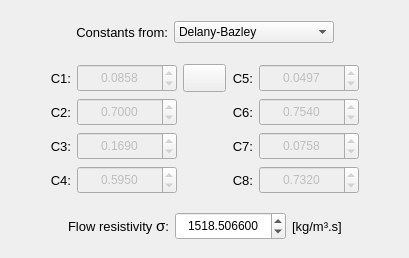
            <widget class="QWidget" name="tab_DBM">
             <attribute name="title">
              <string>DB/DBM models</string>
             </attribute>
             <layout class="QGridLayout" name="gridLayout_5">
              <property name="leftMargin">
               <number>4</number>
              </property>
              <property name="topMargin">
               <number>8</number>
              </property>
              <property name="rightMargin">
               <number>4</number>
              </property>
              <property name="bottomMargin">
               <number>8</number>
              </property>
              <property name="horizontalSpacing">
               <number>4</number>
              </property>
              <property name="verticalSpacing">
               <number>2</number>
              </property>
              <item row="1" column="0">
               <widget class="QFrame" name="frame_4">
                <property name="frameShape">
                 <enum>QFrame::Shape::NoFrame</enum>
                </property>
                <property name="frameShadow">
                 <enum>QFrame::Shadow::Raised</enum>
                </property>
                <layout class="QGridLayout" name="gridLayout_6">
                 <property name="leftMargin">
                  <number>6</number>
                 </property>
                 <property name="topMargin">
                  <number>6</number>
                 </property>
                 <property name="rightMargin">
                  <number>6</number>
                 </property>
                 <property name="bottomMargin">
                  <number>6</number>
                 </property>
                 <property name="spacing">
                  <number>6</number>
                 </property>
                 <item row="2" column="4">
                  <widget class="QLabel" name="label_8">
                   <property name="font">
                    <font>
                     <pointsize>10</pointsize>
                    </font>
                   </property>
                   <property name="text">
                    <string>C7:</string>
                   </property>
                   <property name="alignment">
                    <set>Qt::AlignmentFlag::AlignRight|Qt::AlignmentFlag::AlignTrailing|Qt::AlignmentFlag::AlignVCenter</set>
                   </property>
                  </widget>
                 </item>
                 <item row="1" column="4">
                  <widget class="QLabel" name="label_7">
                   <property name="font">
                    <font>
                     <pointsize>10</pointsize>
                    </font>
                   </property>
                   <property name="text">
                    <string>C6:</string>
                   </property>
                   <property name="alignment">
                    <set>Qt::AlignmentFlag::AlignRight|Qt::AlignmentFlag::AlignTrailing|Qt::AlignmentFlag::AlignVCenter</set>
                   </property>
                  </widget>
                 </item>
                 <item row="0" column="0">
                  <spacer name="horizontalSpacer_3">
                   <property name="orientation">
                    <enum>Qt::Orientation::Horizontal</enum>
                   </property>
                   <property name="sizeHint" stdset="0">
                    <size>
                     <width>40</width>
                     <height>20</height>
                    </size>
                   </property>
                  </spacer>
                 </item>
                 <item row="1" column="1">
                  <widget class="QLabel" name="label_3">
                   <property name="font">
                    <font>
                     <pointsize>10</pointsize>
                    </font>
                   </property>
                   <property name="text">
                    <string>C2:</string>
                   </property>
                   <property name="alignment">
                    <set>Qt::AlignmentFlag::AlignRight|Qt::AlignmentFlag::AlignTrailing|Qt::AlignmentFlag::AlignVCenter</set>
                   </property>
                  </widget>
                 </item>
                 <item row="3" column="2">
                  <widget class="QDoubleSpinBox" name="doubleSpinBox_C4_DBM">
                   <property name="enabled">
                    <bool>false</bool>
                   </property>
                   <property name="minimumSize">
                    <size>
                     <width>100</width>
                     <height>28</height>
                    </size>
                   </property>
                   <property name="maximumSize">
                    <size>
                     <width>100</width>
                     <height>28</height>
                    </size>
                   </property>
                   <property name="alignment">
                    <set>Qt::AlignmentFlag::AlignCenter</set>
                   </property>
                   <property name="decimals">
                    <number>4</number>
                   </property>
                   <property name="minimum">
                    <double>-100.000000000000000</double>
                   </property>
                   <property name="maximum">
                    <double>100.000000000000000</double>
                   </property>
                   <property name="value">
                    <double>0.595000000000000</double>
                   </property>
                  </widget>
                 </item>
                 <item row="0" column="4">
                  <widget class="QLabel" name="label_6">
                   <property name="font">
                    <font>
                     <pointsize>10</pointsize>
                    </font>
                   </property>
                   <property name="text">
                    <string>C5:</string>
                   </property>
                   <property name="alignment">
                    <set>Qt::AlignmentFlag::AlignRight|Qt::AlignmentFlag::AlignTrailing|Qt::AlignmentFlag::AlignVCenter</set>
                   </property>
                  </widget>
                 </item>
                 <item row="0" column="5">
                  <widget class="QDoubleSpinBox" name="doubleSpinBox_C5_DBM">
                   <property name="enabled">
                    <bool>false</bool>
                   </property>
                   <property name="minimumSize">
                    <size>
                     <width>100</width>
                     <height>28</height>
                    </size>
                   </property>
                   <property name="maximumSize">
                    <size>
                     <width>100</width>
                     <height>28</height>
                    </size>
                   </property>
                   <property name="alignment">
                    <set>Qt::AlignmentFlag::AlignCenter</set>
                   </property>
                   <property name="decimals">
                    <number>4</number>
                   </property>
                   <property name="minimum">
                    <double>-100.000000000000000</double>
                   </property>
                   <property name="maximum">
                    <double>100.000000000000000</double>
                   </property>
                   <property name="value">
                    <double>0.049700000000000</double>
                   </property>
                  </widget>
                 </item>
                 <item row="1" column="5">
                  <widget class="QDoubleSpinBox" name="doubleSpinBox_C6_DBM">
                   <property name="enabled">
                    <bool>false</bool>
                   </property>
                   <property name="minimumSize">
                    <size>
                     <width>100</width>
                     <height>28</height>
                    </size>
                   </property>
                   <property name="maximumSize">
                    <size>
                     <width>100</width>
                     <height>28</height>
                    </size>
                   </property>
                   <property name="alignment">
                    <set>Qt::AlignmentFlag::AlignCenter</set>
                   </property>
                   <property name="decimals">
                    <number>4</number>
                   </property>
                   <property name="minimum">
                    <double>-100.000000000000000</double>
                   </property>
                   <property name="maximum">
                    <double>100.000000000000000</double>
                   </property>
                   <property name="value">
                    <double>0.754000000000000</double>
                   </property>
                  </widget>
                 </item>
                 <item row="2" column="5">
                  <widget class="QDoubleSpinBox" name="doubleSpinBox_C7_DBM">
                   <property name="enabled">
                    <bool>false</bool>
                   </property>
                   <property name="minimumSize">
                    <size>
                     <width>100</width>
                     <height>28</height>
                    </size>
                   </property>
                   <property name="maximumSize">
                    <size>
                     <width>100</width>
                     <height>28</height>
                    </size>
                   </property>
                   <property name="alignment">
                    <set>Qt::AlignmentFlag::AlignCenter</set>
                   </property>
                   <property name="decimals">
                    <number>4</number>
                   </property>
                   <property name="minimum">
                    <double>-100.000000000000000</double>
                   </property>
                   <property name="maximum">
                    <double>100.000000000000000</double>
                   </property>
                   <property name="value">
                    <double>0.075800000000000</double>
                   </property>
                  </widget>
                 </item>
                 <item row="0" column="6">
                  <spacer name="horizontalSpacer">
                   <property name="orientation">
                    <enum>Qt::Orientation::Horizontal</enum>
                   </property>
                   <property name="sizeHint" stdset="0">
                    <size>
                     <width>40</width>
                     <height>20</height>
                    </size>
                   </property>
                  </spacer>
                 </item>
                 <item row="3" column="4">
                  <widget class="QLabel" name="label_9">
                   <property name="font">
                    <font>
                     <pointsize>10</pointsize>
                    </font>
                   </property>
                   <property name="text">
                    <string>C8:</string>
                   </property>
                   <property name="alignment">
                    <set>Qt::AlignmentFlag::AlignRight|Qt::AlignmentFlag::AlignTrailing|Qt::AlignmentFlag::AlignVCenter</set>
                   </property>
                  </widget>
                 </item>
                 <item row="3" column="5">
                  <widget class="QDoubleSpinBox" name="doubleSpinBox_C8_DBM">
                   <property name="enabled">
                    <bool>false</bool>
                   </property>
                   <property name="minimumSize">
                    <size>
                     <width>100</width>
                     <height>28</height>
                    </size>
                   </property>
                   <property name="maximumSize">
                    <size>
                     <width>100</width>
                     <height>28</height>
                    </size>
                   </property>
                   <property name="alignment">
                    <set>Qt::AlignmentFlag::AlignCenter</set>
                   </property>
                   <property name="decimals">
                    <number>4</number>
                   </property>
                   <property name="minimum">
                    <double>-100.000000000000000</double>
                   </property>
                   <property name="maximum">
                    <double>100.000000000000000</double>
                   </property>
                   <property name="value">
                    <double>0.732000000000000</double>
                   </property>
                  </widget>
                 </item>
                 <item row="3" column="1">
                  <widget class="QLabel" name="label_5">
                   <property name="font">
                    <font>
                     <pointsize>10</pointsize>
                    </font>
                   </property>
                   <property name="text">
                    <string>C4:</string>
                   </property>
                   <property name="alignment">
                    <set>Qt::AlignmentFlag::AlignRight|Qt::AlignmentFlag::AlignTrailing|Qt::AlignmentFlag::AlignVCenter</set>
                   </property>
                  </widget>
                 </item>
                 <item row="2" column="1">
                  <widget class="QLabel" name="label_4">
                   <property name="font">
                    <font>
                     <pointsize>10</pointsize>
                    </font>
                   </property>
                   <property name="text">
                    <string>C3:</string>
                   </property>
                   <property name="alignment">
                    <set>Qt::AlignmentFlag::AlignRight|Qt::AlignmentFlag::AlignTrailing|Qt::AlignmentFlag::AlignVCenter</set>
                   </property>
                  </widget>
                 </item>
                 <item row="2" column="2">
                  <widget class="QDoubleSpinBox" name="doubleSpinBox_C3_DBM">
                   <property name="enabled">
                    <bool>false</bool>
                   </property>
                   <property name="minimumSize">
                    <size>
                     <width>100</width>
                     <height>28</height>
                    </size>
                   </property>
                   <property name="maximumSize">
                    <size>
                     <width>100</width>
                     <height>28</height>
                    </size>
                   </property>
                   <property name="alignment">
                    <set>Qt::AlignmentFlag::AlignCenter</set>
                   </property>
                   <property name="decimals">
                    <number>4</number>
                   </property>
                   <property name="minimum">
                    <double>-100.000000000000000</double>
                   </property>
                   <property name="maximum">
                    <double>100.000000000000000</double>
                   </property>
                   <property name="value">
                    <double>0.169000000000000</double>
                   </property>
                  </widget>
                 </item>
                 <item row="0" column="1">
                  <widget class="QLabel" name="label_2">
                   <property name="font">
                    <font>
                     <pointsize>10</pointsize>
                    </font>
                   </property>
                   <property name="text">
                    <string>C1:</string>
                   </property>
                   <property name="alignment">
                    <set>Qt::AlignmentFlag::AlignRight|Qt::AlignmentFlag::AlignTrailing|Qt::AlignmentFlag::AlignVCenter</set>
                   </property>
                  </widget>
                 </item>
                 <item row="0" column="2">
                  <widget class="QDoubleSpinBox" name="doubleSpinBox_C1_DBM">
                   <property name="enabled">
                    <bool>false</bool>
                   </property>
                   <property name="minimumSize">
                    <size>
                     <width>100</width>
                     <height>28</height>
                    </size>
                   </property>
                   <property name="maximumSize">
                    <size>
                     <width>100</width>
                     <height>28</height>
                    </size>
                   </property>
                   <property name="alignment">
                    <set>Qt::AlignmentFlag::AlignCenter</set>
                   </property>
                   <property name="decimals">
                    <number>4</number>
                   </property>
                   <property name="minimum">
                    <double>-100.000000000000000</double>
                   </property>
                   <property name="maximum">
                    <double>100.000000000000000</double>
                   </property>
                   <property name="value">
                    <double>0.085800000000000</double>
                   </property>
                  </widget>
                 </item>
                 <item row="1" column="2">
                  <widget class="QDoubleSpinBox" name="doubleSpinBox_C2_DBM">
                   <property name="enabled">
                    <bool>false</bool>
                   </property>
                   <property name="minimumSize">
                    <size>
                     <width>100</width>
                     <height>28</height>
                    </size>
                   </property>
                   <property name="maximumSize">
                    <size>
                     <width>100</width>
                     <height>28</height>
                    </size>
                   </property>
                   <property name="alignment">
                    <set>Qt::AlignmentFlag::AlignCenter</set>
                   </property>
                   <property name="decimals">
                    <number>4</number>
                   </property>
                   <property name="minimum">
                    <double>-100.000000000000000</double>
                   </property>
                   <property name="maximum">
                    <double>100.000000000000000</double>
                   </property>
                   <property name="value">
                    <double>0.700000000000000</double>
                   </property>
                  </widget>
                 </item>
                 <item row="0" column="3">
                  <widget class="QPushButton" name="pushButton_DB_equations">
                   <property name="minimumSize">
                    <size>
                     <width>40</width>
                     <height>28</height>
                    </size>
                   </property>
                   <property name="maximumSize">
                    <size>
                     <width>100</width>
                     <height>28</height>
                    </size>
                   </property>
                   <property name="font">
                    <font>
                     <pointsize>10</pointsize>
                    </font>
                   </property>
                   <property name="toolTip">
                    <string>See the equations for Delany-Bazley porous material model.</string>
                   </property>
                   <property name="text">
                    <string/>
                   </property>
                   <property name="icon">
                    <iconset resource="../../../../icons/resources.qrc">
                     <normaloff>:/icons/help.png</normaloff>:/icons/help.png</iconset>
                   </property>
                   <property name="iconSize">
                    <size>
                     <width>18</width>
                     <height>18</height>
                    </size>
                   </property>
                  </widget>
                 </item>
                </layout>
               </widget>
              </item>
              <item row="2" column="0">
               <widget class="QFrame" name="frame_5">
                <property name="minimumSize">
                 <size>
                  <width>0</width>
                  <height>48</height>
                 </size>
                </property>
                <property name="maximumSize">
                 <size>
                  <width>16777215</width>
                  <height>48</height>
                 </size>
                </property>
                <property name="frameShape">
                 <enum>QFrame::Shape::NoFrame</enum>
                </property>
                <property name="frameShadow">
                 <enum>QFrame::Shadow::Raised</enum>
                </property>
                <layout class="QGridLayout" name="gridLayout_7">
                 <property name="leftMargin">
                  <number>6</number>
                 </property>
                 <property name="topMargin">
                  <number>6</number>
                 </property>
                 <property name="rightMargin">
                  <number>6</number>
                 </property>
                 <property name="bottomMargin">
                  <number>6</number>
                 </property>
                 <property name="spacing">
                  <number>6</number>
                 </property>
                 <item row="0" column="4">
                  <spacer name="horizontalSpacer_5">
                   <property name="orientation">
                    <enum>Qt::Orientation::Horizontal</enum>
                   </property>
                   <property name="sizeHint" stdset="0">
                    <size>
                     <width>40</width>
                     <height>20</height>
                    </size>
                   </property>
                  </spacer>
                 </item>
                 <item row="0" column="0">
                  <spacer name="horizontalSpacer_4">
                   <property name="orientation">
                    <enum>Qt::Orientation::Horizontal</enum>
                   </property>
                   <property name="sizeHint" stdset="0">
                    <size>
                     <width>40</width>
                     <height>20</height>
                    </size>
                   </property>
                  </spacer>
                 </item>
                 <item row="0" column="1">
                  <widget class="QLabel" name="label_10">
                   <property name="font">
                    <font>
                     <pointsize>10</pointsize>
                    </font>
                   </property>
                   <property name="text">
                    <string>&lt;html&gt;&lt;head/&gt;&lt;body&gt;&lt;p&gt;Flow resistivity &lt;span style=&quot; font-size:11pt;&quot;&gt;σ&lt;/span&gt;:&lt;/p&gt;&lt;/body&gt;&lt;/html&gt;</string>
                   </property>
                  </widget>
                 </item>
                 <item row="0" column="2">
                  <widget class="QDoubleSpinBox" name="doubleSpinBox_flow_resistivity_DBM">
                   <property name="minimumSize">
                    <size>
                     <width>100</width>
                     <height>28</height>
                    </size>
                   </property>
                   <property name="maximumSize">
                    <size>
                     <width>120</width>
                     <height>28</height>
                    </size>
                   </property>
                   <property name="alignment">
                    <set>Qt::AlignmentFlag::AlignCenter</set>
                   </property>
                   <property name="decimals">
                    <number>6</number>
                   </property>
                   <property name="maximum">
                    <double>100000.000000000000000</double>
                   </property>
                   <property name="value">
                    <double>1518.506599999999935</double>
                   </property>
                  </widget>
                 </item>
                 <item row="0" column="3">
                  <widget class="QLabel" name="label_11">
                   <property name="font">
                    <font>
                     <pointsize>10</pointsize>
                    </font>
                   </property>
                   <property name="text">
                    <string>[kg/m³.s]</string>
                   </property>
                  </widget>
                 </item>
                </layout>
               </widget>
              </item>
              <item row="0" column="0">
               <widget class="QFrame" name="frame">
                <property name="minimumSize">
                 <size>
                  <width>0</width>
                  <height>48</height>
                 </size>
                </property>
                <property name="maximumSize">
                 <size>
                  <width>16777215</width>
                  <height>48</height>
                 </size>
                </property>
                <property name="frameShape">
                 <enum>QFrame::Shape::NoFrame</enum>
                </property>
                <property name="frameShadow">
                 <enum>QFrame::Shadow::Raised</enum>
                </property>
                <layout class="QGridLayout" name="gridLayout_24">
                 <property name="leftMargin">
                  <number>2</number>
                 </property>
                 <property name="topMargin">
                  <number>2</number>
                 </property>
                 <property name="rightMargin">
                  <number>2</number>
                 </property>
                 <property name="bottomMargin">
                  <number>2</number>
                 </property>
                 <item row="0" column="1">
                  <widget class="QLabel" name="label_51">
                   <property name="font">
                    <font>
                     <pointsize>10</pointsize>
                    </font>
                   </property>
                   <property name="text">
                    <string>Constants from:</string>
                   </property>
                   <property name="alignment">
                    <set>Qt::AlignmentFlag::AlignRight|Qt::AlignmentFlag::AlignTrailing|Qt::AlignmentFlag::AlignVCenter</set>
                   </property>
                  </widget>
                 </item>
                 <item row="0" column="2">
                  <widget class="QComboBox" name="comboBox_DBM_constants">
                   <property name="minimumSize">
                    <size>
                     <width>160</width>
                     <height>0</height>
                    </size>
                   </property>
                   <property name="maximumSize">
                    <size>
                     <width>16777215</width>
                     <height>16777215</height>
                    </size>
                   </property>
                   <item>
                    <property name="text">
                     <string>Delany-Bazley</string>
                    </property>
                   </item>
                   <item>
                    <property name="text">
                     <string>Delany-Bazley-Miki</string>
                    </property>
                   </item>
                   <item>
                    <property name="text">
                     <string>User-defined (DBM)</string>
                    </property>
                   </item>
                  </widget>
                 </item>
                 <item row="0" column="3">
                  <spacer name="horizontalSpacer_21">
                   <property name="orientation">
                    <enum>Qt::Orientation::Horizontal</enum>
                   </property>
                   <property name="sizeHint" stdset="0">
                    <size>
                     <width>40</width>
                     <height>20</height>
                    </size>
                   </property>
                  </spacer>
                 </item>
                 <item row="0" column="0">
                  <spacer name="horizontalSpacer_22">
                   <property name="orientation">
                    <enum>Qt::Orientation::Horizontal</enum>
                   </property>
                   <property name="sizeHint" stdset="0">
                    <size>
                     <width>40</width>
                     <height>20</height>
                    </size>
                   </property>
                  </spacer>
                 </item>
                </layout>
               </widget>
              </item>
             </layout>
            </widget>
